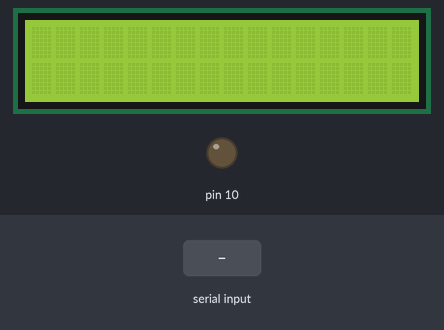
The sketch below on a simulated Arduino Uno, built with avr-gcc and run on an emulated ATmega328P. Shown: 16×2 character LCD, output pins drawn as LEDs (lit = HIGH). The test bench sets the inputs (shaded band). What the sketch prints to the serial monitor is not drawn.

Above: at 1.2 s.
1.3 s: "+" received over Serial
At 2.3 s:
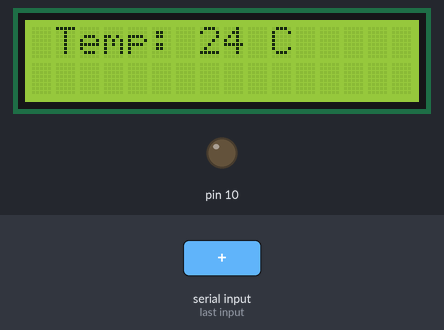
2.8 s: "1" received over Serial
At 3.4 s:
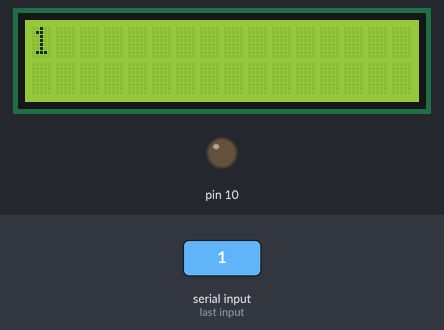
Timing chart, 0 to 5.8 s (numbered marks = the images above; inputs shaded):
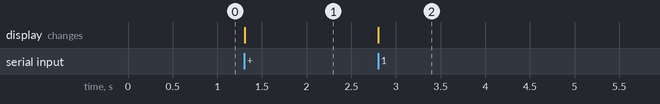

The sketch:

PantallaLCD.ino
```cpp
// incluimos la libreria LCD
#include <LiquidCrystal.h>

// inicializamos los pines
LiquidCrystal lcd(12, 11, 5, 4, 3, 2);

//se inicializan las variables
/*como java envia carater por caracter, lo que realizael IDE es concatenar
cada carater para mostrar lo que envio Java desde la interfaz*/
String msg="";
//variable que se envia desde la interfaz
char input;
//Entrada analogica de LM35
int Ana1 = A0;
int Temp = 0;
char Grados = 'C';

void setup() {
  //Iniciamos la comunicación con el puerto serie
  lcd.begin(16, 2);
  pinMode(10,OUTPUT);
  //Cofiguramos el tamaño de la LCD
  Serial.begin(9600);
}

void loop() {
  //En caso que haya información en el Serial Port, se entra en esta estructura
  if (Serial.available()) {
    input = Serial.read();
    msg += input;
    if(input == '+'){
        lcd.clear();
		//Leemos el valor de la entrada analogica
        Temp = analogRead(Ana1);
        // Primero transformamos la lectura analógica de tensión a un valor de temperatura
        Temp = (5.0 * Temp * 100.0)/1024.0;
		//Mostramos los grados en el serial
        Serial.print("Grados: ");
        Serial.print(Temp);
        Serial.print(Grados);
        Serial.println("C");

        //Mostramos los grados en la pantalla LCD
		//Con este comando decimos en que linea queremos escribir
        lcd.setCursor(1,0);
        lcd.print("Temp: ");
        lcd.print(Temp);
        lcd.print(" C");
		//Al ser temperatura no hace falta leerlo tan seguido
        delay(1000);
        msg="";
    } else {
		//se limpia la pantalla  y se muestra el mensaje enviado de Java
          lcd.clear();
          lcd.print(msg);
        }
    }
}
```

Measured:
- after the input at 1.3 s, the display: changes at once (image 1)
- after the input at 2.8 s, the display: changes at once (image 2)
